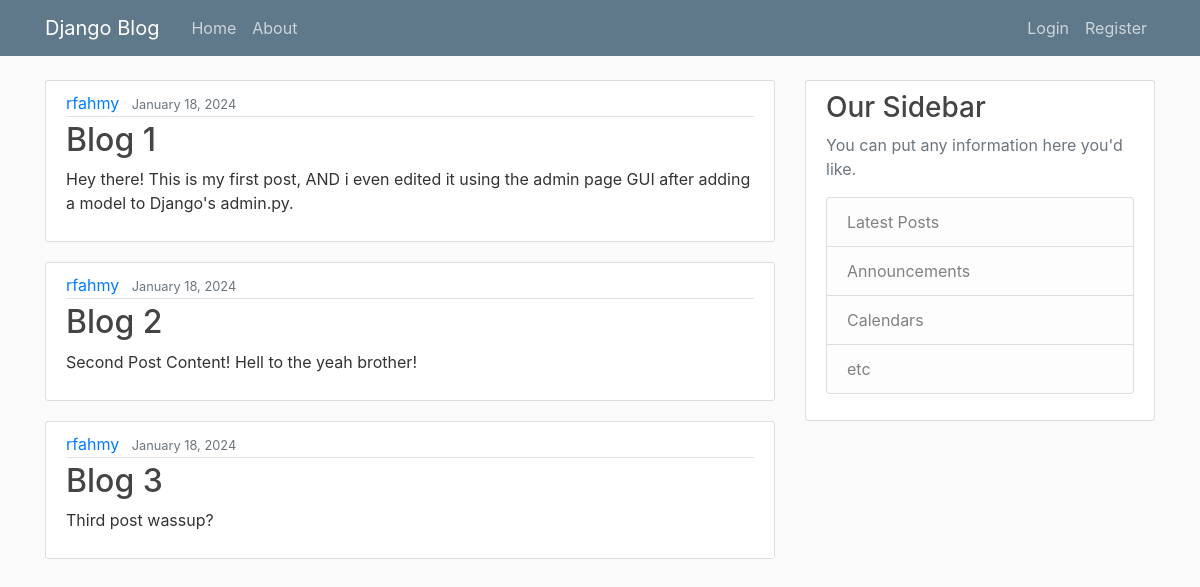
Screenshot of /blog/ with the database file from the repository.
### blog/models.py (models this page shows, shortened)
class Post(models.Model):
    title = models.CharField(max_length=100)
    content = models.TextField()
    date_posted = models.DateTimeField(default=timezone.now)
    author = models.ForeignKey(User, on_delete=models.CASCADE)

### blog/views.py (the view)
# urls.py: path('', views.home, name='blog-home'),
def home(request):
    context = {'posts': Post.objects.all()}
    return render(request, 'blog/home.html', context)

### blog/templates/blog/home.html
{% extends "blog/base.html" %}
{% block content %}
    {% for post in posts %}
    <article class="media content-section">
        <div class="media-body">
          <div class="article-metadata">
            <a class="mr-2" href="#">{{ post.author }}</a>
            <small class="text-muted">{{ post.date_posted|date:"F d, Y" }}</small>
          </div>
          <h2><a class="article-title" href="#">{{ post.title }}</a></h2>
          <p class="article-content">{{ post.content }}</p>
        </div>
    </article>
    {% endfor %}
{% endblock content %}

### blog/templates/blog/base.html (shortened to what this page needs)
{% load static %}
<!DOCTYPE html>
<html>
<head>
    <link rel="stylesheet" href="https://maxcdn.bootstrapcdn.com/bootstrap/4.0.0/css/bootstrap.min.css">
    <link rel="stylesheet" type="text/css" href="{% static 'blog/main.css' %}">
</head>
<body>
    <header class="site-header">
      <nav class="navbar navbar-expand-md navbar-dark bg-steel fixed-top">
        <div class="container">
          <a class="navbar-brand mr-4" href="{% url 'blog-home' %}">Django Blog</a>
          <div class="collapse navbar-collapse" id="navbarToggle">
            <div class="navbar-nav mr-auto">
              <a class="nav-item nav-link" href="{% url 'blog-home' %}">Home</a>
              <a class="nav-item nav-link" href="{% url 'blog-about' %}">About</a>
            </div>
            <div class="navbar-nav">
              {% if user.is_authenticated %}
                <a class="nav-item nav-link" href="{% url 'profile' %}">Profile</a>
                <a class="nav-item nav-link" href="{% url 'logout' %}">Logout</a>
              {% else %}
                <a class="nav-item nav-link" href="{% url 'login' %}">Login</a>
                <a class="nav-item nav-link" href="{% url 'register' %}">Register</a>
              {% endif %}
            </div>
          </div>
        </div>
      </nav>
    </header>
    <main role="main" class="container">
      <div class="row">
        <div class="col-md-8">
          {% block content %}{% endblock %}
        </div>
        <div class="col-md-4">
          <div class="content-section">
            <h3>Our Sidebar</h3>
            <p class='text-muted'>You can put any information here you'd like.
              <ul class="list-group">
                <li class="list-group-item list-group-item-light">Latest Posts</li>
                <li class="list-group-item list-group-item-light">Announcements</li>
                <li class="list-group-item list-group-item-light">Calendars</li>
                <li class="list-group-item list-group-item-light">etc</li>
              </ul>
            </p>
          </div>
        </div>
      </div>
    </main>
</body>
</html>

### blog/static/blog/main.css (style rules this page uses)
body { background: #fafafa; color: #333333; margin-top: 5rem; }
h1, h2, h3, h4, h5, h6 { color: #444444; }
ul { margin: 0; }
.bg-steel { background-color: #5f788a; }
.site-header .navbar-nav .nav-link { color: #cbd5db; }
.content-section { background: #ffffff; padding: 10px 20px; border: 1px solid #dddddd; border-radius: 3px; margin-bottom: 20px; }
.article-title { color: #444444; }
.article-content { white-space: pre-line; }
.article-metadata { padding-bottom: 1px; margin-bottom: 4px; border-bottom: 1px solid #e3e3e3 }

### rows the page displays
Post: author "rfahmy", date_posted "January 18, 2024", title "Blog 1", content "Hey there! This is my first post, AND i even edited it using the admin page GUI after adding a model to Django's admin.py."
Post: author "rfahmy", date_posted "January 18, 2024", title "Blog 2", content "Second Post Content! Hell to the yeah brother!"
Post: author "rfahmy", date_posted "January 18, 2024", title "Blog 3", content "Third post wassup?"
